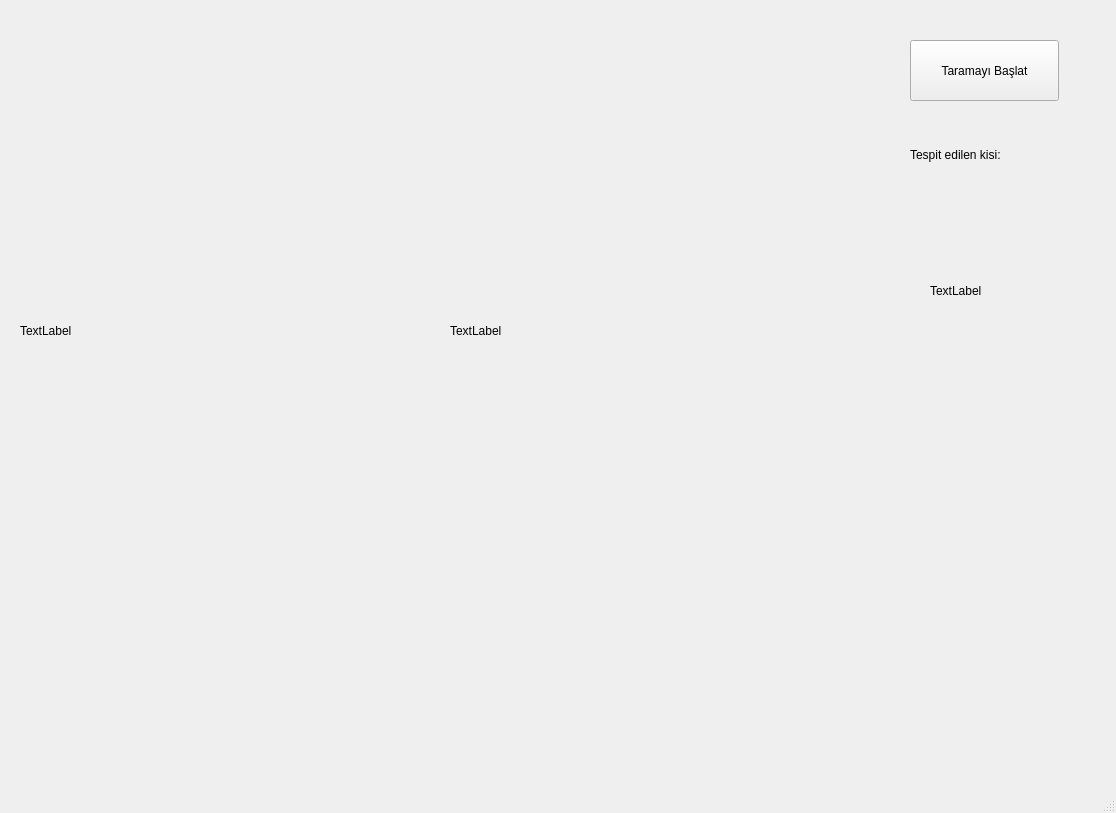
<?xml version="1.0" encoding="UTF-8"?>
<ui version="4.0">
 <class>MainWindow</class>
 <widget class="QMainWindow" name="MainWindow">
  <property name="geometry">
   <rect>
    <x>0</x>
    <y>0</y>
    <width>1116</width>
    <height>813</height>
   </rect>
  </property>
  <property name="windowTitle">
   <string>MainWindow</string>
  </property>
  <widget class="QWidget" name="centralwidget">
   <widget class="QLabel" name="fototutucu">
    <property name="geometry">
     <rect>
      <x>450</x>
      <y>40</y>
      <width>381</width>
      <height>581</height>
     </rect>
    </property>
    <property name="text">
     <string>TextLabel</string>
    </property>
   </widget>
   <widget class="QLabel" name="veritabanfoto">
    <property name="geometry">
     <rect>
      <x>20</x>
      <y>40</y>
      <width>351</width>
      <height>581</height>
     </rect>
    </property>
    <property name="text">
     <string>TextLabel</string>
    </property>
   </widget>
   <widget class="QLabel" name="kisiadi">
    <property name="geometry">
     <rect>
      <x>910</x>
      <y>110</y>
      <width>149</width>
      <height>90</height>
     </rect>
    </property>
    <property name="text">
     <string>Tespit edilen kisi:</string>
    </property>
   </widget>
   <widget class="QPushButton" name="baslatmabutonu">
    <property name="geometry">
     <rect>
      <x>910</x>
      <y>40</y>
      <width>149</width>
      <height>61</height>
     </rect>
    </property>
    <property name="text">
     <string>Taramayı Başlat</string>
    </property>
   </widget>
   <widget class="QLabel" name="kafatutucu">
    <property name="geometry">
     <rect>
      <x>930</x>
      <y>250</y>
      <width>121</width>
      <height>81</height>
     </rect>
    </property>
    <property name="text">
     <string>TextLabel</string>
    </property>
   </widget>
  </widget>
  <widget class="QMenuBar" name="menubar">
   <property name="geometry">
    <rect>
     <x>0</x>
     <y>0</y>
     <width>1116</width>
     <height>21</height>
    </rect>
   </property>
  </widget>
  <widget class="QStatusBar" name="statusbar"/>
 </widget>
 <resources/>
 <connections/>
</ui>
